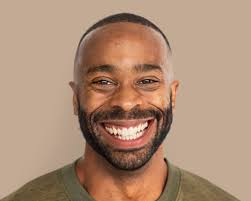
#> input picture images/Untitled.jpg, 251 x 201 px
$ python -i visualize.py   (imports and definitions only)   (older library calls are emulated)
#> lines starting #> are read from the running program, lines starting #| are printed output that depends on the picture
#> further down, picture is the input picture: shape (201, 251, 3); mean B, G, R 118.6, 141.8, 173.9


import cv2
import numpy as np
import matplotlib.pyplot as plt
import matplotlib.gridspec as gridspec
import tensorflow as tf

EMOTION_LABELS = ['Angry', 'Disgust', 'Fear', 'Happy', 'Sad', 'Surprise', 'Neutral']


#  Show Preprocessing Pipeline Steps
def visualize_preprocessing_pipeline(raw_image, save_path=None):
    import cv2
    steps = {}

    # Step 0: Original
    img = raw_image.copy()
    if len(img.shape) == 3:
        img = cv2.cvtColor(img, cv2.COLOR_BGR2GRAY)
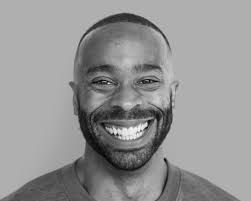
#> img: shape (201, 251); min 3, max 245, mean 148.8
    steps['1. Original'] = img

    # Step 1: Resize
    resized = cv2.resize(img, (48, 48), interpolation=cv2.INTER_AREA)
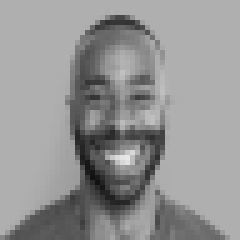
#> resized: shape (48, 48) (shown 5 times larger); min 18, max 231, mean 148.8
    steps['2. Resized (48x48)'] = resized

    # Step 2: Gaussian blur
    blurred = cv2.GaussianBlur(resized, (3, 3), 0)
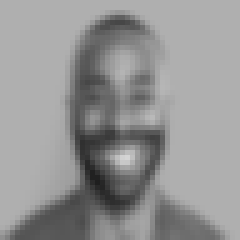
#> blurred: shape (48, 48) (shown 5 times larger); min 31, max 212, mean 148.8
    steps['3. Gaussian Blur'] = blurred

    # Step 3: CLAHE
    clahe = cv2.createCLAHE(clipLimit=2.0, tileGridSize=(8, 8))
    equalized = clahe.apply(blurred)
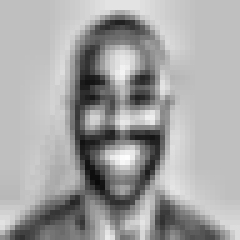
#> equalized: shape (48, 48) (shown 5 times larger); min 10, max 254, mean 163.9
    steps['4. CLAHE Equalized'] = equalized

    # Step 4: Gamma correction
    gamma = 1.2
    table = np.array([((i / 255.0) ** (1.0 / gamma)) * 255
                      for i in range(256)], dtype=np.uint8)
    gamma_img = cv2.LUT(equalized, table)
    steps['5. Gamma Corrected'] = gamma_img

    # Step 5: Edge enhancement
    laplacian = cv2.Laplacian(gamma_img, cv2.CV_64F)
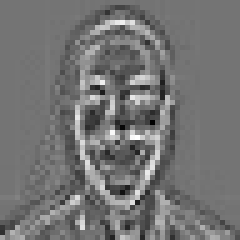
#> laplacian: shape (48, 48) float64 (shown 5 times larger); min -122, max 146, mean 0; drawn with min black and max white
    laplacian = np.uint8(np.absolute(laplacian))
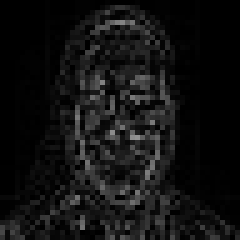
#> laplacian: shape (48, 48) (shown 5 times larger); min 0, max 146, mean 17.3
    enhanced = cv2.addWeighted(gamma_img, 1.0, laplacian, 0.3, 0)
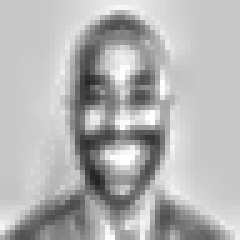
#> enhanced: shape (48, 48) (shown 5 times larger); min 34, max 255, mean 179.6
    steps['6. Edge Enhanced'] = enhanced

    # Step 6: Normalized
    normalized = (enhanced.astype(np.float32) / 255.0 * 255).astype(np.uint8)
    steps['7. Normalized'] = normalized

    # Plot
    n = len(steps)
#> n = 7
    fig, axes = plt.subplots(1, n, figsize=(3 * n, 3.5))
    fig.suptitle('Image Preprocessing Pipeline', fontsize=14, fontweight='bold')

    for ax, (title, img_step) in zip(axes, steps.items()):
        ax.imshow(img_step, cmap='gray')
        ax.set_title(title, fontsize=9)
        ax.axis('off')
#> this loop made 7 passes
#> title on passes 1 to 7: '1. Original', '2. Resized (48x48)', '3. Gaussian Blur', '4. CLAHE Equalized', '5. Gamma Corrected', '6. Edge Enhanced', '7. Normalized'

    plt.tight_layout()
    if save_path:
        plt.savefig(save_path, dpi=150, bbox_inches='tight')
        print(f"[INFO] Preprocessing pipeline saved: {save_path}")
    else:
        plt.show()
    plt.close()


#  Dataset Class Distribution
# [128 lines left out: functions plot_class_distribution, plot_sample_predictions, generate_gradcam, plot_gradcam, not called in this run]


# [5 lines not run here, left out]

>>> import cv2
>>> picture = cv2.imread('images/Untitled.jpg')
>>> result = visualize_preprocessing_pipeline(picture)

$ run again, on images/sad.jpg
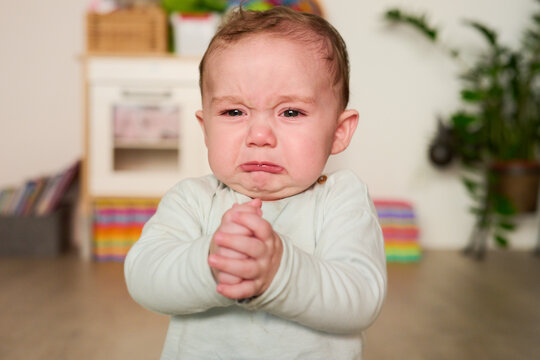
#> input picture images/sad.jpg, 540 x 360 px
#> picture is the input picture: shape (360, 540, 3); mean B, G, R 135.2, 154.9, 175.8
#> in visualize_preprocessing_pipeline, `img = cv2.cvtColor(img, cv2.COLOR_BGR2GRAY)`:
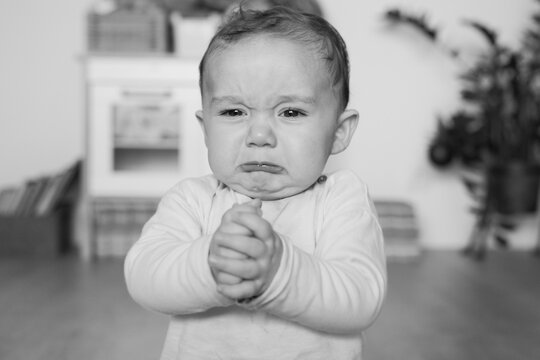
#> img: shape (360, 540); min 6, max 238, mean 158.9
#> in visualize_preprocessing_pipeline, `enhanced = cv2.addWeighted(gamma_img, 1.0, laplacian, 0.3, 0)`:
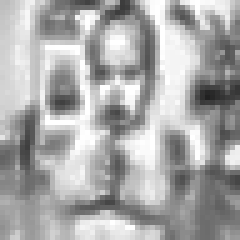
#> enhanced: shape (48, 48) (shown 5 times larger); min 33, max 255, mean 169.8
#> n = 7
#> the loop in visualize_preprocessing_pipeline, `for ax, (title, img_step) in zip(axes, steps.items()):` made 7 passes
#> title on passes 1 to 7: '1. Original', '2. Resized (48x48)', '3. Gaussian Blur', '4. CLAHE Equalized', '5. Gamma Corrected', '6. Edge Enhanced', '7. Normalized'
